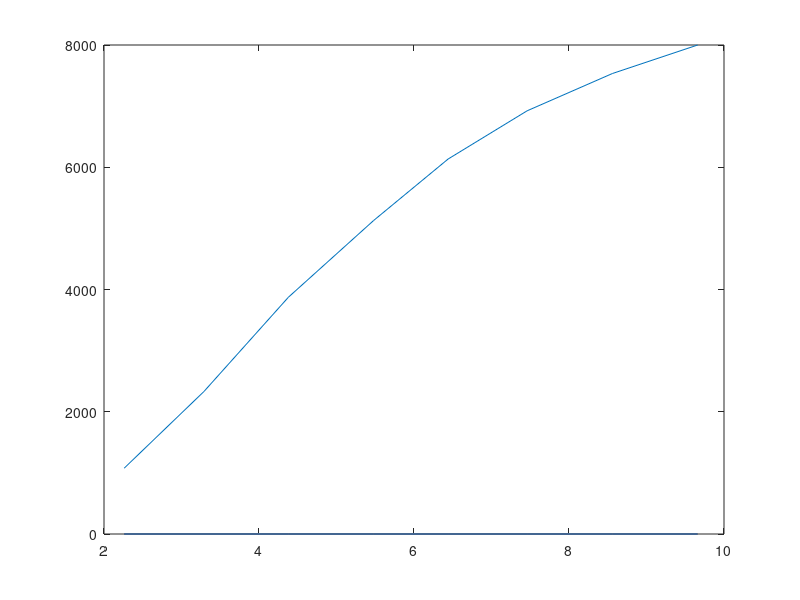
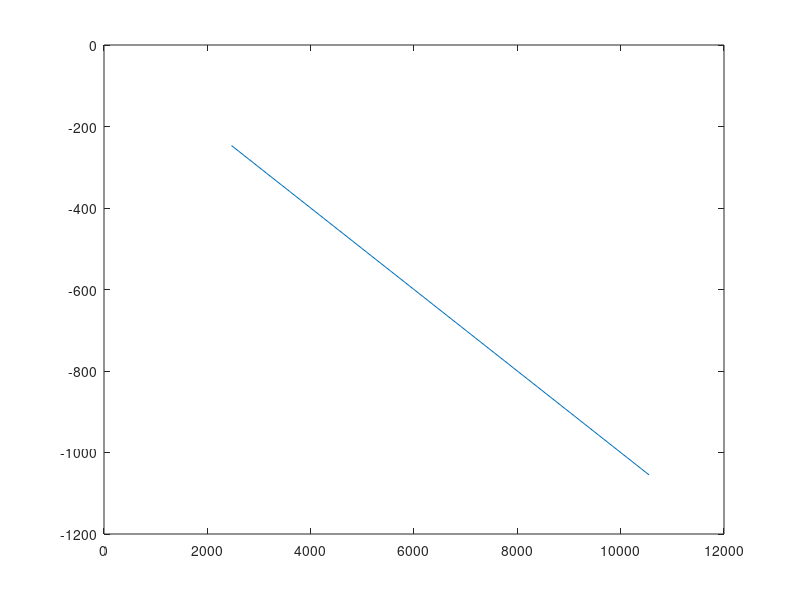

These figures' MATLAB source, in order:
mu_0 = 4*pi*1E-7; %Tm/A
k = 1.18;    %mu WB
D = 10;      

N_pri = 344;
N_sek = 130;

d = 6.6*1E-3;    %m
L = 315*1E-3;    %m

S_min = [-330.41 -407.85 -526.59 -831.18 -1001.55 -1058.34 -1104.80 -1419.72];
     
S_max = [-175.53 -72.28 30.98 -92.93 -118.74 -61.95 -20.65 -268.45];

I_array = [mean(1.03+1.23) mean(1.51+1.78) mean(2.05+2.33) mean(2.60+2.88)...
           mean(3.08+3.36) mean(3.56+3.90) mean(4.18+4.38) mean(4.66+5.00)]; %A

B_array = zeros(8);
H_array = zeros(8);
M_array = zeros(8); 

for i = 1:8
    A = pi*d*L;
    B_array(i) = k*D*(S_max(i)-S_min(i))/(2*N_sek*A);
    H_array(i) = N_pri*I_array(i)/L;
    M_array(i) = H_array(i)/-D;
end

figure(1)
plot(I_array, B_array)

figure(2)
plot(H_array, M_array)

